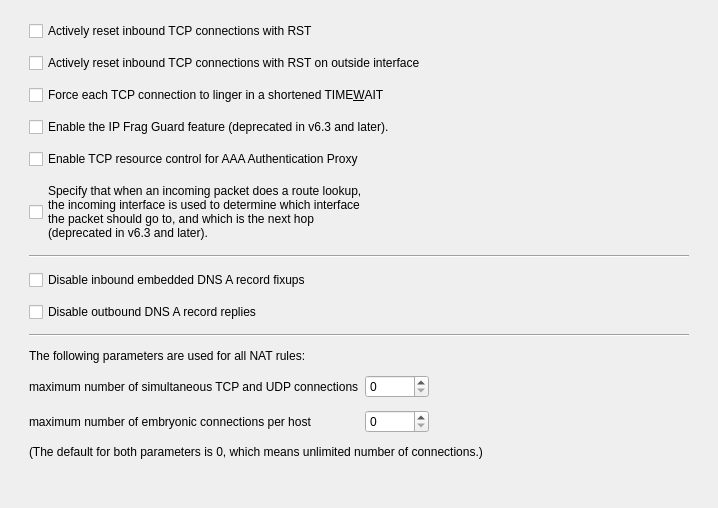
     <widget class="QWidget" name="pix_options">
      <attribute name="title">
       <string>PIX Options</string>
      </attribute>
      <layout class="QVBoxLayout">
       <property name="spacing">
        <number>20</number>
       </property>
       <property name="leftMargin">
        <number>20</number>
       </property>
       <property name="topMargin">
        <number>12</number>
       </property>
       <property name="rightMargin">
        <number>20</number>
       </property>
       <property name="bottomMargin">
        <number>20</number>
       </property>
       <item>
        <widget class="QFrame" name="frame169">
         <property name="frameShape">
          <enum>QFrame::Shape::NoFrame</enum>
         </property>
         <property name="frameShadow">
          <enum>QFrame::Shadow::Plain</enum>
         </property>
         <layout class="QGridLayout" name="pixAdvanced_gridLayout_8">
          <property name="verticalSpacing">
           <number>12</number>
          </property>
          <item row="0" column="0" colspan="3">
           <widget class="QCheckBox" name="resetinbound">
            <property name="text">
             <string>Actively reset inbound TCP connections with RST</string>
            </property>
            <property name="shortcut">
             <string/>
            </property>
           </widget>
          </item>
          <item row="1" column="0" colspan="3">
           <widget class="QCheckBox" name="resetoutside">
            <property name="text">
             <string>Actively reset inbound TCP connections with RST on outside interface</string>
            </property>
            <property name="shortcut">
             <string/>
            </property>
           </widget>
          </item>
          <item row="2" column="0" colspan="3">
           <widget class="QCheckBox" name="connection_timewait">
            <property name="text">
             <string>Force each TCP connection to linger in a shortened TIME&amp;WAIT</string>
            </property>
            <property name="shortcut">
             <string>Alt+W</string>
            </property>
           </widget>
          </item>
          <item row="3" column="0" colspan="3">
           <widget class="QCheckBox" name="fragguard">
            <property name="text">
             <string>Enable the IP Frag Guard feature (deprecated in v6.3 and later).</string>
            </property>
           </widget>
          </item>
          <item row="4" column="0" colspan="3">
           <widget class="QCheckBox" name="floodguard">
            <property name="text">
             <string>Enable TCP resource control for AAA Authentication Proxy</string>
            </property>
           </widget>
          </item>
          <item row="5" column="0" colspan="3">
           <widget class="QCheckBox" name="route_dnat">
            <property name="text">
             <string>Specify that when an incoming packet does a route lookup,
the incoming interface is used to determine which interface
the packet should go to, and which is the next hop
(deprecated in v6.3 and later).</string>
            </property>
           </widget>
          </item>
          <item row="6" column="0" colspan="3">
           <widget class="Line" name="hseparator36">
            <property name="frameShape">
             <enum>QFrame::Shape::HLine</enum>
            </property>
            <property name="frameShadow">
             <enum>QFrame::Shadow::Sunken</enum>
            </property>
            <property name="orientation">
             <enum>Qt::Orientation::Horizontal</enum>
            </property>
           </widget>
          </item>
          <item row="7" column="0" colspan="3">
           <widget class="QCheckBox" name="nodnsalias_inbound">
            <property name="text">
             <string>Disable inbound embedded DNS A record fixups</string>
            </property>
           </widget>
          </item>
          <item row="8" column="0" colspan="3">
           <widget class="QCheckBox" name="nodnsalias_outbound">
            <property name="text">
             <string>Disable outbound DNS A record replies</string>
            </property>
           </widget>
          </item>
          <item row="9" column="0" colspan="3">
           <widget class="Line" name="hseparator41">
            <property name="frameShape">
             <enum>QFrame::Shape::HLine</enum>
            </property>
            <property name="frameShadow">
             <enum>QFrame::Shadow::Sunken</enum>
            </property>
            <property name="orientation">
             <enum>Qt::Orientation::Horizontal</enum>
            </property>
           </widget>
          </item>
          <item row="10" column="0" colspan="3">
           <widget class="QLabel" name="label717">
            <property name="text">
             <string>The following parameters are used for all NAT rules:</string>
            </property>
            <property name="alignment">
             <set>Qt::AlignmentFlag::AlignLeading|Qt::AlignmentFlag::AlignLeft|Qt::AlignmentFlag::AlignVCenter</set>
            </property>
            <property name="wordWrap">
             <bool>false</bool>
            </property>
           </widget>
          </item>
          <item row="11" column="0">
           <widget class="QLabel" name="label715">
            <property name="text">
             <string>maximum number of simultaneous TCP and UDP connections</string>
            </property>
            <property name="alignment">
             <set>Qt::AlignmentFlag::AlignLeading|Qt::AlignmentFlag::AlignLeft|Qt::AlignmentFlag::AlignVCenter</set>
            </property>
            <property name="wordWrap">
             <bool>false</bool>
            </property>
            <property name="buddy">
             <cstring>max_conns</cstring>
            </property>
           </widget>
          </item>
          <item row="11" column="1">
           <widget class="QSpinBox" name="max_conns">
            <property name="maximumSize">
             <size>
              <width>64</width>
              <height>16777215</height>
             </size>
            </property>
            <property name="toolTip">
             <string>Specifies the maximum number of simultaneous TCP and UDP connections for the entire subnet. The default is 0, which means unlimited connections. (Idle connections are closed after the idle timeout specified by the timeout conn command.)</string>
            </property>
            <property name="minimum">
             <number>0</number>
            </property>
            <property name="maximum">
             <number>100000</number>
            </property>
            <property name="value">
             <number>0</number>
            </property>
           </widget>
          </item>
          <item row="11" column="2">
           <spacer name="horizontalSpacer_3">
            <property name="orientation">
             <enum>Qt::Orientation::Horizontal</enum>
            </property>
            <property name="sizeHint" stdset="0">
             <size>
              <width>254</width>
              <height>20</height>
             </size>
            </property>
           </spacer>
          </item>
          <item row="12" column="0">
           <widget class="QLabel" name="label716">
            <property name="text">
             <string>maximum number of embryonic connections per host</string>
            </property>
            <property name="alignment">
             <set>Qt::AlignmentFlag::AlignLeading|Qt::AlignmentFlag::AlignLeft|Qt::AlignmentFlag::AlignVCenter</set>
            </property>
            <property name="wordWrap">
             <bool>false</bool>
            </property>
            <property name="buddy">
             <cstring>emb_limit</cstring>
            </property>
           </widget>
          </item>
          <item row="12" column="1">
           <widget class="QSpinBox" name="emb_limit">
            <property name="maximumSize">
             <size>
              <width>64</width>
              <height>16777215</height>
             </size>
            </property>
            <property name="toolTip">
             <string>Specifies the maximum number of embryonic connections per host. An embryonic connection is a connection request that has not finished the necessary handshake between source and destination. Set a small value for slower systems, and a higher value for faster systems. The default is 0, which means unlimited embryonic connections.</string>
            </property>
            <property name="minimum">
             <number>0</number>
            </property>
            <property name="maximum">
             <number>100000</number>
            </property>
            <property name="value">
             <number>0</number>
            </property>
           </widget>
          </item>
          <item row="13" column="0" colspan="3">
           <widget class="QLabel" name="label718">
            <property name="text">
             <string>(The default for both parameters is 0, which means unlimited number of connections.)</string>
            </property>
            <property name="alignment">
             <set>Qt::AlignmentFlag::AlignLeading|Qt::AlignmentFlag::AlignLeft|Qt::AlignmentFlag::AlignVCenter</set>
            </property>
            <property name="wordWrap">
             <bool>true</bool>
            </property>
           </widget>
          </item>
          <item row="14" column="0" colspan="3">
           <spacer>
            <property name="orientation">
             <enum>Qt::Orientation::Vertical</enum>
            </property>
            <property name="sizeType">
             <enum>QSizePolicy::Policy::Expanding</enum>
            </property>
            <property name="sizeHint" stdset="0">
             <size>
              <width>20</width>
              <height>20</height>
             </size>
            </property>
           </spacer>
          </item>
         </layout>
        </widget>
       </item>
      </layout>
     </widget>
